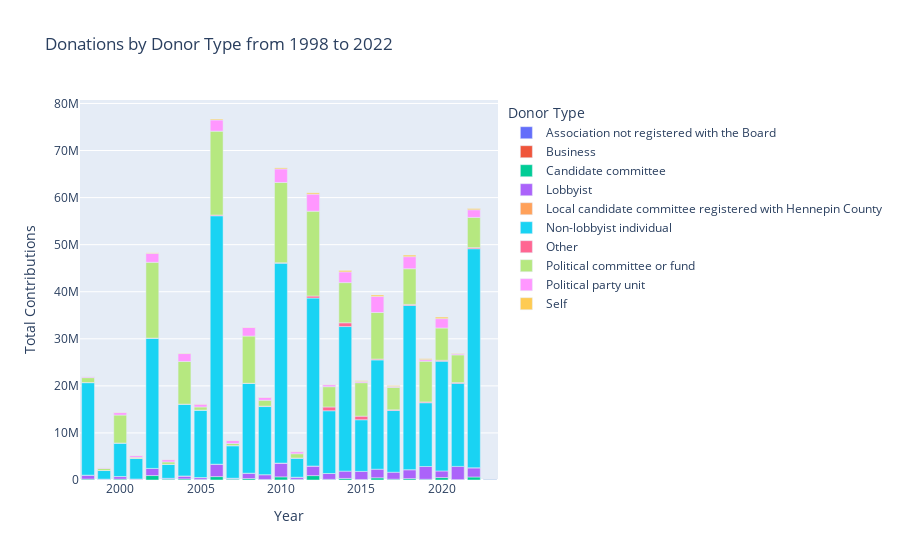

The notebook cell saved with this chart:
### Code cell
grouped = contribution_df.groupby(['DonationYear', 'DonorType'])['TotalAmount'].sum().reset_index()
grouped['FullDonorType'] = grouped['DonorType'].map(donor_type_mapping)

fig = px.bar(
    grouped,
    x='DonationYear',
    y='TotalAmount',
    color='FullDonorType',
    title='Donations by Donor Type from 1998 to 2022',
    labels={"DonationYear": "Year", "TotalAmount": "Total Contributions", "FullDonorType": "Donor Type"},
    category_orders={"FullDonorType": sorted(donor_type_mapping.values())}
)

fig.show()

### Figure 1 — Plotly figure (JSON) as saved in the notebook; plotly's stock layout.template omitted (floating-point values rounded to 4 significant figures)
{"data": [{"alignmentgroup": "True", "hovertemplate": "Donor Type=Association not registered with the Board<br>Year=%{x}<br>Total Contributions=%{y}<extra></extra>", "legendgroup": "Association not registered with the Board", "marker": {"color": "#636efa", "pattern": {"shape": ""}}, "name": "Association not registered with the Board", "offsetgroup": "Association not registered with the Board", "orientation": "v", "showlegend": true, "textposition": "auto", "type": "bar", "x": [2010, 2011, 2012, 2016, 2022], "xaxis": "x", "y": [3706.0, 6990.0, 107.8, 818.9, 1067.0], "yaxis": "y"}, {"alignmentgroup": "True", "hovertemplate": "Donor Type=Business<br>Year=%{x}<br>Total Contributions=%{y}<extra></extra>", "legendgroup": "Business", "marker": {"color": "#EF553B", "pattern": {"shape": ""}}, "name": "Business", "offsetgroup": "Business", "orientation": "v", "showlegend": true, "textposition": "auto", "type": "bar", "x": [2010, 2011, 2012, 2017, 2019], "xaxis": "x", "y": [5700, 4893.0, 400, 500, 250], "yaxis": "y"}, {"alignmentgroup": "True", "hovertemplate": "Donor Type=Candidate committee<br>Year=%{x}<br>Total Contributions=%{y}<extra></extra>", "legendgroup": "Candidate committee", "marker": {"color": "#00cc96", "pattern": {"shape": ""}}, "name": "Candidate committee", "offsetgroup": "Candidate committee", "orientation": "v", "showlegend": true, "textposition": "auto", "type": "bar", "x": [1998, 1999, 2000, 2001, 2002, 2003, 2004, 2005, 2006, 2007, 2008, 2009, 2010, 2011, 2012, 2013, 2014, 2015, 2016, 2017, 2018, 2019, 2020, 2021, 2022, 2023], "xaxis": "x", "y": [191400.0, 51440.0, 190900.0, 64960.0, 947500.0, 188800.0, 229300.0, 132100.0, 722700.0, 190100.0, 303200.0, 113900.0, 659700.0, 127800.0, 933900.0, 137200.0, 340700.0, 113000.0, 469600.0, 171200.0, 294400.0, 151800.0, 520202, 84590.0, 641200.0, 1810], "yaxis": "y"}, {"alignmentgroup": "True", "hovertemplate": "Donor Type=Lobbyist<br>Year=%{x}<br>Total Contributions=%{y}<extra></extra>", "legendgroup": "Lobbyist", "marker": {"color": "#ab63fa", "pattern": {"shape": ""}}, "name": "Lobbyist", "offsetgroup": "Lobbyist", "orientation": "v", "showlegend": true, "textposition": "auto", "type": "bar", "x": [1998, 1999, 2000, 2001, 2002, 2003, 2004, 2005, 2006, 2007, 2008, 2009, 2010, 2011, 2012, 2013, 2014, 2015, 2016, 2017, 2018, 2019, 2020, 2021, 2022, 2023], "xaxis": "x", "y": [831800.0, 136700.0, 532400.0, 138253, 1497000.0, 170500.0, 602600.0, 377200.0, 2625000.0, 185100.0, 1140000.0, 1021000.0, 2920000.0, 454100.0, 2035000.0, 1243000.0, 1540000.0, 1717000.0, 1822000.0, 1481000.0, 1902000.0, 2716000.0, 1400000.0, 2805000.0, 1954000.0, 2950], "yaxis": "y"}, {"alignmentgroup": "True", "hovertemplate": "Donor Type=Local candidate committee registered with Hennepin County<br>Year=%{x}<br>Total Contributions=%{y}<extra></extra>", "legendgroup": "Local candidate committee registered with Hennepin County", "marker": {"color": "#FFA15A", "pattern": {"shape": ""}}, "name": "Local candidate committee registered with Hennepin County", "offsetgroup": "Local candidate committee registered with Hennepin County", "orientation": "v", "showlegend": true, "textposition": "auto", "type": "bar", "x": [1998, 1999, 2000, 2001, 2002, 2004, 2005, 2006, 2007, 2008, 2009, 2010, 2011, 2012, 2013, 2018, 2022, 2023], "xaxis": "x", "y": [2675, 3387.0, 19949, 13120.0, 19450.0, 26880.0, 17570.0, 11350.0, 1050, 2761.0, 3950, 4300.0, 1603.0, 1600, 350, 650, 6750, 1490], "yaxis": "y"}, {"alignmentgroup": "True", "hovertemplate": "Donor Type=Non-lobbyist individual<br>Year=%{x}<br>Total Contributions=%{y}<extra></extra>", "legendgroup": "Non-lobbyist individual", "marker": {"color": "#19d3f3", "pattern": {"shape": ""}}, "name": "Non-lobbyist individual", "offsetgroup": "Non-lobbyist individual", "orientation": "v", "showlegend": true, "textposition": "auto", "type": "bar", "x": [1998, 1999, 2000, 2001, 2002, 2003, 2004, 2005, 2006, 2007, 2008, 2009, 2010, 2011, 2012, 2013, 2014, 2015, 2016, 2017, 2018, 2019, 2020, 2021, 2022, 2023], "xaxis": "x", "y": [19650000.0, 1821000.0, 7091000.0, 4345000.0, 27650000.0, 2942000.0, 15230000.0, 14320000.0, 52780000.0, 6903000.0, 19070000.0, 14470000.0, 42480000.0, 4035000.0, 35690000.0, 13330000.0, 30720000.0, 10970000.0, 23220000.0, 13110000.0, 34880000.0, 13550000.0, 23320000.0, 17640000.0, 46540000.0, 163000.0], "yaxis": "y"}, {"alignmentgroup": "True", "hovertemplate": "Donor Type=Other<br>Year=%{x}<br>Total Contributions=%{y}<extra></extra>", "legendgroup": "Other", "marker": {"color": "#FF6692", "pattern": {"shape": ""}}, "name": "Other", "offsetgroup": "Other", "orientation": "v", "showlegend": true, "textposition": "auto", "type": "bar", "x": [1998, 1999, 2000, 2001, 2002, 2003, 2004, 2005, 2006, 2007, 2008, 2009, 2010, 2011, 2012, 2013, 2014, 2015, 2016, 2017, 2018, 2019, 2020, 2021, 2022, 2023], "xaxis": "x", "y": [35350.0, 9453.0, 19100.0, 4661.0, 33500.0, 19890.0, 29430.0, 7193, 156300.0, 32520.0, 33260.0, 88280.0, 91570.0, 42560.0, 427300.0, 806500.0, 801100.0, 762300.0, 180600.0, 156500.0, 222100.0, 165900.0, 194800.0, 170800.0, 239700.0, 93850.0], "yaxis": "y"}, {"alignmentgroup": "True", "hovertemplate": "Donor Type=Political committee or fund<br>Year=%{x}<br>Total Contributions=%{y}<extra></extra>", "legendgroup": "Political committee or fund", "marker": {"color": "#B6E880", "pattern": {"shape": ""}}, "name": "Political committee or fund", "offsetgroup": "Political committee or fund", "orientation": "v", "showlegend": true, "textposition": "auto", "type": "bar", "x": [1998, 1999, 2000, 2001, 2002, 2003, 2004, 2005, 2006, 2007, 2008, 2009, 2010, 2011, 2012, 2013, 2014, 2015, 2016, 2017, 2018, 2019, 2020, 2021, 2022], "xaxis": "x", "y": [1036000.0, 440800.0, 5945000.0, 254500.0, 16090000.0, 517400.0, 9065000.0, 668700.0, 17820000.0, 445800.0, 10030000.0, 1245000.0, 17040000.0, 901200.0, 18020000.0, 4306000.0, 8539000.0, 7114000.0, 9890000.0, 4773000.0, 7583000.0, 8643000.0, 6856000.0, 5879000.0, 6412000.0], "yaxis": "y"}, {"alignmentgroup": "True", "hovertemplate": "Donor Type=Political party unit<br>Year=%{x}<br>Total Contributions=%{y}<extra></extra>", "legendgroup": "Political party unit", "marker": {"color": "#FF97FF", "pattern": {"shape": ""}}, "name": "Political party unit", "offsetgroup": "Political party unit", "orientation": "v", "showlegend": true, "textposition": "auto", "type": "bar", "x": [1998, 1999, 2000, 2001, 2002, 2003, 2004, 2005, 2006, 2007, 2008, 2009, 2010, 2011, 2012, 2013, 2014, 2015, 2016, 2017, 2018, 2019, 2020, 2021, 2022, 2023], "xaxis": "x", "y": [211000.0, 165700.0, 524700.0, 373600.0, 1904000.0, 495900.0, 1675000.0, 591051, 2378000.0, 623500.0, 1824000.0, 625000.0, 2891000.0, 437900.0, 3619000.0, 418900.0, 2280000.0, 269800.0, 3406000.0, 192300.0, 2562000.0, 343500.0, 1994000.0, 223000.0, 1625000.0, 877.5], "yaxis": "y"}, {"alignmentgroup": "True", "hovertemplate": "Donor Type=Self<br>Year=%{x}<br>Total Contributions=%{y}<extra></extra>", "legendgroup": "Self", "marker": {"color": "#FECB52", "pattern": {"shape": ""}}, "name": "Self", "offsetgroup": "Self", "orientation": "v", "showlegend": true, "textposition": "auto", "type": "bar", "x": [1998, 1999, 2000, 2001, 2002, 2003, 2004, 2005, 2006, 2007, 2008, 2009, 2010, 2011, 2012, 2013, 2014, 2015, 2016, 2017, 2018, 2019, 2020, 2021, 2022, 2023], "xaxis": "x", "y": [14740.0, 7699.0, 48540.0, 29910.0, 108400.0, 27940.0, 74680.0, 52240.0, 200600.0, 42420.0, 53190.0, 40110.0, 216600.0, 44850.0, 272800.0, 44590.0, 300600.0, 150900.0, 307000.0, 174300.0, 333700.0, 192800.0, 327700.0, 96720.0, 268000.0, 1000], "yaxis": "y"}], "layout": {"barmode": "relative", "legend": {"title": {"text": "Donor Type"}, "tracegroupgap": 0}, "title": {"text": "Donations by Donor Type from 1998 to 2022"}, "xaxis": {"anchor": "y", "domain": [0, 1], "title": {"text": "Year"}}, "yaxis": {"anchor": "x", "domain": [0, 1], "title": {"text": "Total Contributions"}}}}
